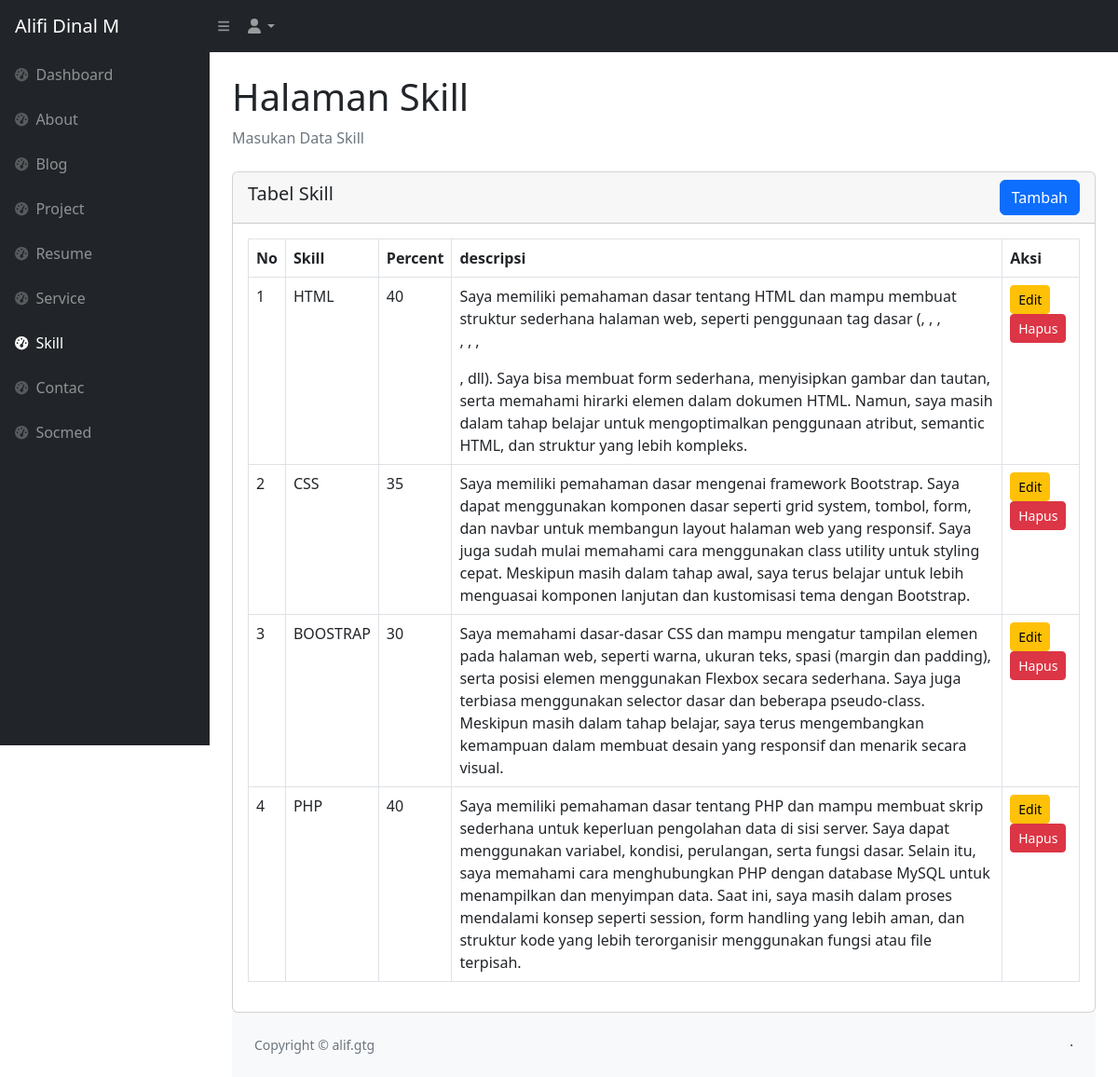
The app's page /backend/pages/skill/index.php (signed in) with its own data.
### tables this page shows
CREATE TABLE `skill` (
  `id` bigint NOT NULL,
  `Skill` varchar(255) NOT NULL,
  `percent` int NOT NULL,
  `description` text NOT NULL
);

### backend/pages/skill/index.php (the view, shortened to what this page needs)
<?php
include '../../partials/header.php';
include '../../partials/sidebar.php';
include '../../partials/navbar.php';
$qSkills = "SELECT * FROM Skill";
$result = mysqli_query($connect, $qSkills) or die(mysqli_error($connect));
?>
<main>
    <div class="container-fluid px-4">
        <h1 class="mt-4">Halaman Skill</h1>
        <ol class="breadcrumb mb-4">
            <li class="breadcrumb-item active">Masukan Data Skill</li>
        </ol>
<div class="row">
    <div class="col-12">
        <div class="card">
            <div class="card-header d-flex align-items-center justify-content-between">
                <h5>Tabel Skill</h5>
                <a href="./create.php" class="btn btn-primary">Tambah</a>
            </div>
            <div class="card-body">
                <div class="table-responsive">
                    <table class="table table-bordered">
                        <thead>
                            <tr>
                                <th>No</th>
                                <th>Skill</th>
                                <th>Percent</th>
                                <th>descripsi</th>
                                <th>Aksi</th>
                            </tr>
                        </thead>
                        <tbody>
                            <?php
                            $no = 1;
                            while ($item = $result->fetch_object()):
                            ?>
                                <tr>
                                    <td><?= $no ?></td>
                                    <td><?= $item->Skill ?></td>
                                    <td><?= $item->percent ?></td>
                                    <td><?= $item->description ?></td>
                                    <td>
                                        <a href="./edit.php?id=<?= $item->id ?>" class="btn btn-warning btn-sm">Edit</a>
                                        <a href="../../actions/skill/destroy.php?id=<?= $item->id ?>" class="btn btn-danger btn-sm" onclick="return confirm('Apakah Anda yakin ingin menghapus skill ini?')">Hapus</a>
                                    </td>
                                </tr>
                            <?php
                                $no++;
                            endwhile;
                            ?>
                        </tbody>
                    </table>
                </div>
            </div>
        </div>
    </div>
</div>
<?php
include '../../partials/footer.php';
include '../../partials/script.php';
?>

### records on screen
skill: Skill "HTML", percent "40", description "Saya memiliki pemahaman dasar tentang HTML dan mampu membuat struktur sederhana halaman web, seperti penggunaan tag dasar ( , , , , , dll). Saya bisa membuat form sederhana, menyisipkan gambar dan tautan, serta memahami hirarki elemen dalam dokumen HTML. Namun, saya masih dalam tahap belajar untuk mengoptimalkan penggunaan atribut, semantic HTML, dan struktur yang lebih kompleks. , ,"
skill: Skill "CSS", percent "35", description "Saya memiliki pemahaman dasar mengenai framework Bootstrap. Saya dapat menggunakan komponen dasar seperti grid system, tombol, form, dan navbar untuk membangun layout halaman web yang responsif. Saya juga sudah mulai memahami cara menggunakan class utility untuk styling cepat. Meskipun masih dalam tahap awal, saya terus belajar untuk lebih menguasai komponen lanjutan dan kustomisasi tema dengan Bootstrap."
skill: Skill "BOOSTRAP", percent "30", description "Saya memahami dasar-dasar CSS dan mampu mengatur tampilan elemen pada halaman web, seperti warna, ukuran teks, spasi (margin dan padding), serta posisi elemen menggunakan Flexbox secara sederhana. Saya juga terbiasa menggunakan selector dasar dan beberapa pseudo-class. Meskipun masih dalam tahap belajar, saya terus mengembangkan kemampuan dalam membuat desain yang responsif dan menarik secara visual."
skill: Skill "PHP", percent "40", description "Saya memiliki pemahaman dasar tentang PHP dan mampu membuat skrip sederhana untuk keperluan pengolahan data di sisi server. Saya dapat menggunakan variabel, kondisi, perulangan, serta fungsi dasar. Selain itu, saya memahami cara menghubungkan PHP dengan database MySQL untuk menampilkan dan menyimpan data. Saat ini, saya masih dalam proses mendalami konsep seperti session, form handling yang lebih aman, dan struktur kode yang lebih terorganisir menggunakan fungsi atau file terpisah."
